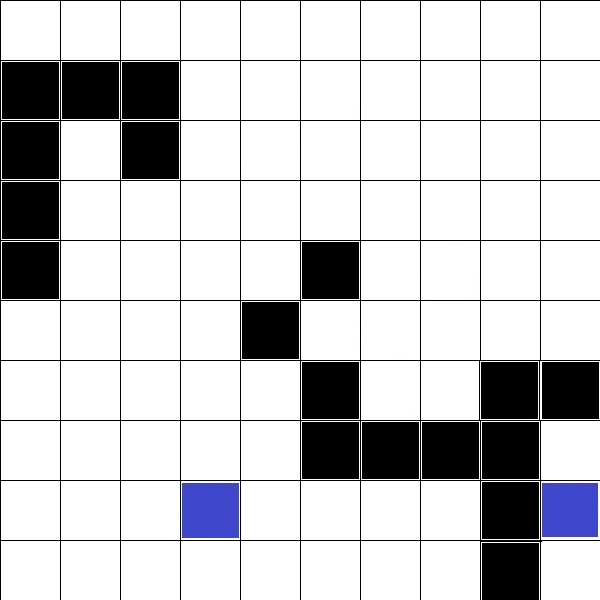
#> input picture Path_4.jpg, 600 x 600 px
$ python path_code.py
#> lines starting #> are read from the running program, lines starting #| are printed output that depends on the picture
import cv2
import numpy as np
import time
from skimage.metrics import structural_similarity as ssim


# [42 lines left out: function shortest_path_algorithm, not called in this run]


def traversal_window(image, stepSize, windowSize):
    ###############  slide a window across the image      #############################
    for y in range(0, image.shape[0], stepSize):
        for x in range(0, image.shape[1], stepSize):
            # yield the current window
            yield (x, y, image[y:y + windowSize[1], x:x + windowSize[0]])

def astar(m,startp,endp):
    w,h = 10,10		# 10x10(blocks) is the dimension of the input images
    sx,sy = startp 	#Start Point
    ex,ey = endp 	#End Point
    #[parent node, x, y, g, f]
    node = [None,sx,sy,0,abs(ex-sx)+abs(ey-sy)]
    closeList = [node]
    createdList = {}
    createdList[sy*w+sx] = node
    k=0
    while(closeList):
        node = closeList.pop(0)
        x = node[1]
        y = node[2]
        l = node[3]+1
        k+=1
        #find neighbours
        if k!=0:
            neighbours = ((x,y+1),(x,y-1),(x+1,y),(x-1,y))
        else:
            neighbours = ((x+1,y),(x-1,y),(x,y+1),(x,y-1))
        for nx,ny in neighbours:
            if nx==ex and ny==ey:
                path = [(ex,ey)]
                while node:
                    path.append((node[1],node[2]))
                    node = node[0]
                return list(reversed(path))
            if 0<=nx<w and 0<=ny<h and m[ny][nx]==0:
                if ny*w+nx not in createdList:
                    nn = (node,nx,ny,l,l+abs(nx-ex)+abs(ny-ey))
                    createdList[ny*w+nx] = nn
                    #adding to closelist ,using binary heap
                    nni = len(closeList)
                    closeList.append(nn)
                    while nni:
                        i = (nni-1)>>1
                        if closeList[i][4]>nn[4]:
                            closeList[i],closeList[nni] = nn,closeList[i]
                            nni = i
                        else:
                            break
    return []


def main(image_filename, obstacles=[]):
#> called with image_filename = 'Path_4.jpg'
    full_grids = []  # List to store coordinates of occupied grid
    expected_path = {}  # Dictionary to store information regarding path planning

    # load the image and define the window width and height
    image = cv2.imread(image_filename)
#> image is the input picture: shape (600, 600, 3); mean B, G, R 204.1, 201.9, 201.8
    (winW, winH) = (60, 60)  # Size of individual cropped images

    obstacles = []  # List to store barrier (black tiles)
    index = [1, 1]
    blank_image = np.zeros((60, 60, 3), np.uint8)
    list_images = [[blank_image for i in range(10)] for i in range(10)]  # array of list of images
    maze = [[0 for i in range(10)] for i in range(10)]  # matrix to represent the grids of individual cropped images

    for (x, y, window) in traversal_window(image, stepSize=60, windowSize=(winW, winH)):
        # if the window does not meet our desired window size, ignore it
        if window.shape[0] != winH or window.shape[1] != winW:
            continue

        #	print index
        clone = image.copy()
        cv2.rectangle(clone, (x, y), (x + winW, y + winH), (0, 255, 0), 2)
        crop_img = image[x:x + winW, y:y + winH]  # crop the image
        list_images[index[0] - 1][index[1] - 1] = crop_img.copy()  # Add it to the array of images

        average_color_per_row = np.average(crop_img, axis=0)
        average_color = np.average(average_color_per_row, axis=0)
        average_color = np.uint8(average_color)  # Average color of the grids
        #	print (average_color)

        ##########     Check if grids are colored ie not majorly white and termed these grids as full_grids ######
        if (any(i <= 240 for i in average_color)):
            maze[index[1] - 1][index[0] - 1] = 1
            full_grids.append(tuple(index))


        ##########     Check if grids are black and add them to barrier list   ###########
        if (any(i <= 20 for i in average_color)):
            obstacles.append(tuple(index))

        cv2.imshow("Window", clone)
        cv2.waitKey(1)
        time.sleep(0.025)

        # Iterate
        index[1] = index[1] + 1
        if (index[1] > 10):
            index[0] = index[0] + 1
            index[1] = 1
#> this loop made 100 passes
#> (x, y, average_color) on passes 1 to 12: (0, 0, [246, 246, 246]), (60, 0, [16, 16, 16]), (120, 0, [16, 16, 16]), (180, 0, [16, 16, 16]), (240, 0, [16, 16, 16]), (300, 0, [246, 246, 246]), (360, 0, [246, 246, 246]), (420, 0, [246, 246, 246]), (480, 0, [246, 246, 246]), (540, 0, [246, 246, 246]), (0, 60, [246, 246, 246]), (60, 60, [16, 16, 16])
#> pass 1, in main, `crop_img = image[x:x + winW, y:y + winH]`:
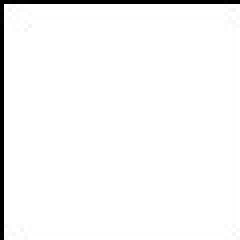
#> crop_img: shape (60, 60, 3) (shown 4 times larger); min 0, max 255, mean 246.5
#> pass 1, in main, `cv2.imshow("Window", clone)`:
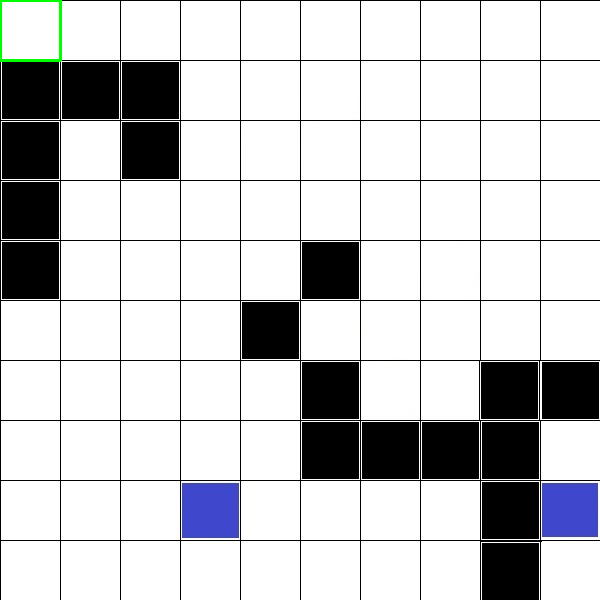
#> window 'Window': shape (600, 600, 3); mean B, G, R 203.9, 202.1, 201.5
#> pass 2, in main, `cv2.imshow("Window", clone)`:
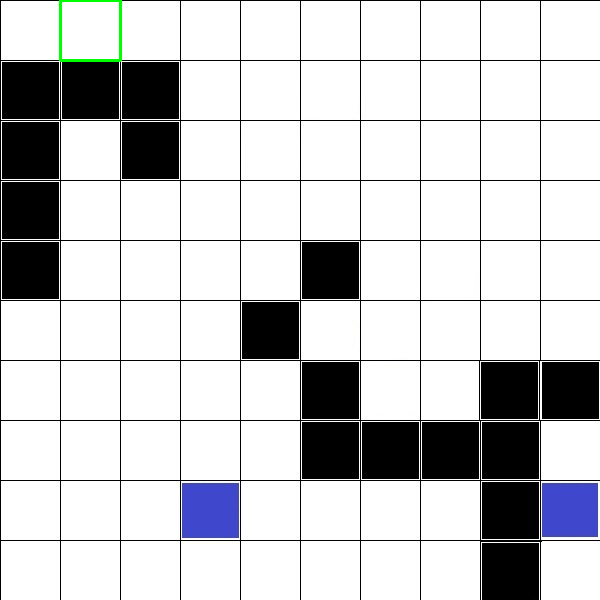
#> window 'Window': shape (600, 600, 3); mean B, G, R 203.8, 202.1, 201.5
#> after the loop, full_grids = [(1, 2), (1, 3), (1, 4), (1, 5), (2, 2), (3, 2), (3, 3), (4, 9), (5, 6), (6, 5), (6, 7), (6, 8), (7, 8), (8, 8), (9, 7), (9, 8), (9, 9), (9, 10), (10, 7), (10, 9)]; index = [11, 1]; list_images = 10 items; maze = 10 items, first 6: [0, 0, 0, 0, 0, 0, 0, 0, 0, 0], [1, 1, 1, 0, 0, 0, 0, 0, 0, 0], [1, 0, 1, 0, 0, 0, 0, 0, 0, 0], [1, 0, 0, 0, 0, 0, 0, 0, 0, 0], [1, 0, 0, 0, 0, 1, 0, 0, 0, 0], [0, 0, 0, 0, 1, 0, 0, 0, 0, 0]; obstacles = [(1, 2), (1, 3), (1, 4), (1, 5), (2, 2), (3, 2), (3, 3), (5, 6), (6, 5), (6, 7), (6, 8), (7, 8), (8, 8), (9, 7), (9, 8), (9, 9), (9, 10), (10, 7)]

    ####################       Write a statement to print the full_grids      ################
    print("Process points : ")
    print(full_grids)
#| [(1, 2), (1, 3), (1, 4), (1, 5), (2, 2), (3, 2), (3, 3), (4, 9), (5, 6), (6, 5), (6, 7), (6, 8), (7, 8), (8, 8), (9, 7), (9, 8), (9, 9), (9, 10), (10, 7), (10, 9)]

    # Printing other info
    print("Total no of Occupied Grids : ")
    print(len(full_grids))
#| 20
    print("Obstacles : ")
    print(obstacles)
#| [(1, 2), (1, 3), (1, 4), (1, 5), (2, 2), (3, 2), (3, 3), (5, 6), (6, 5), (6, 7), (6, 8), (7, 8), (8, 8), (9, 7), (9, 8), (9, 9), (9, 10), (10, 7)]


    # First part done
    ##############################################################################

    list_colored_grids = [n for n in full_grids if n not in obstacles]  # Grids with objects (not black barrier)
#> list_colored_grids = [(4, 9), (10, 9)]

    print("Colored Occupied Grids : ")
    print(list_colored_grids)
#| [(4, 9), (10, 9)]
    print("Total no of Colored Occupied Grids : " + (str(len(list_colored_grids))))
#| Total no of Colored Occupied Grids : 2

    # Compare each image in the list of objects with every other image in the same list

    for startimage in list_colored_grids:
        key_startimage = startimage
        img1 = list_images[startimage[0] - 1][startimage[1] - 1]
        for grid in [n for n in list_colored_grids if n != startimage]:
            img = list_images[grid[0] - 1][grid[1] - 1]
            #		print "for {0} , other images are {1}".format(key_startimage, grid)
            image = cv2.cvtColor(img1, cv2.COLOR_BGR2GRAY)
            image2 = cv2.cvtColor(img, cv2.COLOR_BGR2GRAY)
            s = ssim(image, image2)
            if s > 0.9:
                result = astar(maze, (startimage[0] - 1, startimage[1] - 1), (grid[0] - 1, grid[1] - 1))
                list2 = []
                for t in result:
                    x, y = t[0], t[1]
                    list2.append(tuple((x + 1, y + 1)))  # Contains min path + startimage + endimage
                    result = list(list2[1:-1])  # Result contains the minimum path required


                if not result:  # If no path is found;
                    expected_path[startimage] = list(["NO PATH", [], 0])
                expected_path[startimage] = list([str(grid), result, len(result) + 1])
#> this loop made 2 passes
#> key_startimage on pass 1: (4, 9)
#> pass 1, in main, `img1 = list_images[startimage[0] - 1][startimage[1] - 1]`:
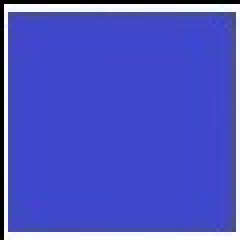
#> img1: shape (60, 60, 3) (shown 4 times larger); mean of channels 0, 1, 2 197.9, 86.5, 79.4; drawn as B, G, R
#> pass 2, in main, `img1 = list_images[startimage[0] - 1][startimage[1] - 1]`:
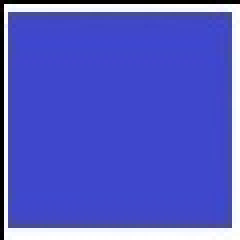
#> img1: shape (60, 60, 3) (shown 4 times larger); mean of channels 0, 1, 2 199.5, 92, 85.3; drawn as B, G, R
#> after the loop:
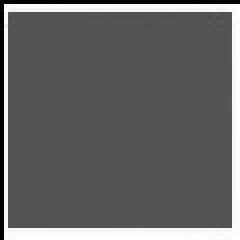
#> image: shape (60, 60) (shown 4 times larger); min 0, max 255, mean 102.3
#> after the loop, expected_path = {(4, 9): ['(10, 9)', [], 1], (10, 9): ['(4, 9)', [], 1]}

    print("Dictionary Keys pf expected_path:")
    print(expected_path.keys())
#| dict_keys([(4, 9), (10, 9)])

    for obj in list_colored_grids:
        if not (obj in expected_path):  # If no matched object is found;
            expected_path[obj] = list(["NO MATCH", [], 0])
#> this loop made 2 passes

    ##############  Write a statement to print the expected_path ###################

    print("Excepted path: ")
    print(expected_path)
#| {(4, 9): ['(10, 9)', [], 1], (10, 9): ['(4, 9)', [], 1]}

    return full_grids, expected_path


############  Second Part done                            ################

if __name__ == '__main__':
    # change filename to check for other images
    image_filename = "Path_4.jpg"  ### Add the image filename to the image_filename

    main(image_filename)

    cv2.waitKey(10000)
    cv2.destroyAllWindows()

$ run again, with Path_1.jpg copied over Path_4.jpg
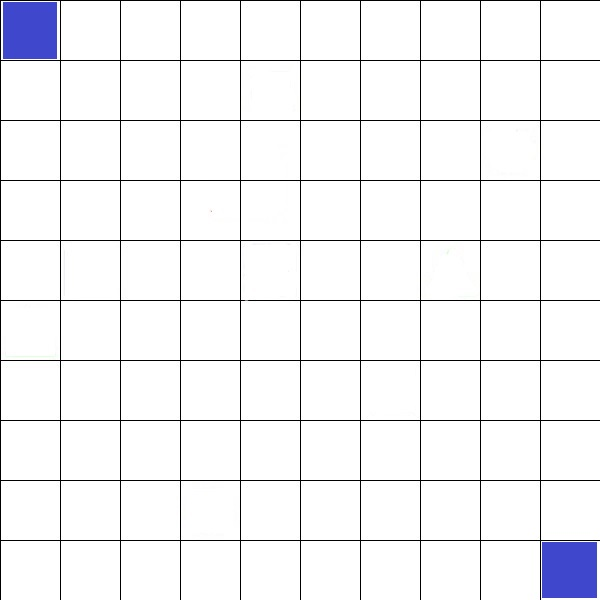
#> input picture Path_1.jpg, 600 x 600 px
#> in main, image is the input picture: shape (600, 600, 3); mean B, G, R 245.6, 243.4, 243.2
#> the loop in main, `for (x, y, window) in traversal_window(image, stepSize=60, windowSize=..` made 100 passes
#> (x, y, average_color) on passes 1 to 8: (0, 0, [199, 89, 82]), (60, 0, [246, 246, 246]), (120, 0, [246, 246, 246]), (180, 0, [246, 246, 246]), (240, 0, [246, 246, 246]), (300, 0, [245, 246, 245]), (360, 0, [246, 246, 246]), (420, 0, [246, 246, 246])
#> after the loop in main, `for (x, y, window) in traversal_window(image, stepSize=60, windowSize=..`:
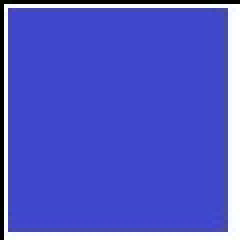
#> crop_img: shape (60, 60, 3) (shown 4 times larger); mean B, G, R 200.7, 89.2, 82.3
#> after the loop in main, `for (x, y, window) in traversal_window(image, stepSize=60, windowSize=..`: full_grids = [(1, 1), (10, 10)]; index = [11, 1]; list_images = 10 items; maze = 10 items, first 6: [1, 0, 0, 0, 0, 0, 0, 0, 0, 0], [0, 0, 0, 0, 0, 0, 0, 0, 0, 0], [0, 0, 0, 0, 0, 0, 0, 0, 0, 0], [0, 0, 0, 0, 0, 0, 0, 0, 0, 0], [0, 0, 0, 0, 0, 0, 0, 0, 0, 0], [0, 0, 0, 0, 0, 0, 0, 0, 0, 0]; obstacles = []
#| [(1, 1), (10, 10)]
#| 2
#> list_colored_grids = [(1, 1), (10, 10)]
#| [(1, 1), (10, 10)]
#| Total no of Colored Occupied Grids : 2
#> the loop in main, `for startimage in list_colored_grids:` made 2 passes
#> key_startimage on pass 1: (1, 1)
#> after the loop in main, `for startimage in list_colored_grids:`:
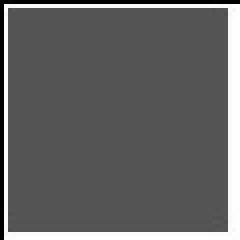
#> image: shape (60, 60) (shown 4 times larger); min 0, max 255, mean 100
#> after the loop in main, `for startimage in list_colored_grids:`: expected_path = 2 items
#| dict_keys([(1, 1), (10, 10)])
#> the loop in main, `for obj in list_colored_grids:` made 2 passes
#> (printed output is left out)
